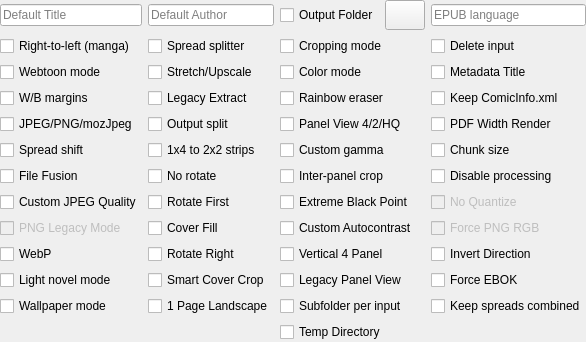
     <widget class="QWidget" name="optionWidget" native="true">
      <layout class="QGridLayout" name="gridLayout_2">
       <property name="leftMargin">
        <number>0</number>
       </property>
       <property name="topMargin">
        <number>0</number>
       </property>
       <property name="rightMargin">
        <number>0</number>
       </property>
       <property name="bottomMargin">
        <number>0</number>
       </property>
       <item row="4" column="2">
        <widget class="QCheckBox" name="qualityBox">
         <property name="toolTip">
          <string>&lt;html&gt;&lt;head/&gt;&lt;body&gt;&lt;p style='white-space:pre'&gt;&lt;span style=&quot; font-weight:600; text-decoration: underline;&quot;&gt;Unchecked - 4 panels&lt;br/&gt;&lt;/span&gt;Zoom each corner separately.&lt;/p&gt;&lt;p style='white-space:pre'&gt;&lt;span style=&quot; font-weight:600; text-decoration: underline;&quot;&gt;Indeterminate - 2 panels&lt;br/&gt;&lt;/span&gt;Zoom only the top and bottom of the page.&lt;/p&gt;&lt;p&gt;&lt;span style=&quot; font-weight:600; text-decoration: underline;&quot;&gt;Checked - 4 high-quality panels&lt;br/&gt;&lt;/span&gt;Zoom each corner separately. Try to increase the quality of magnification. Check wiki for more details.&lt;/p&gt;&lt;/body&gt;&lt;/html&gt;</string>
         </property>
         <property name="text">
          <string>Panel View 4/2/HQ</string>
         </property>
         <property name="tristate">
          <bool>true</bool>
         </property>
        </widget>
       </item>
       <item row="3" column="1">
        <widget class="QCheckBox" name="legacyExtractBox">
         <property name="toolTip">
          <string>Use the PDF/EPUB image extraction method from older KCC versions. 

Use if standard extraction fails for whatever reason.</string>
         </property>
         <property name="text">
          <string>Legacy Extract</string>
         </property>
        </widget>
       </item>
       <item row="4" column="1">
        <widget class="QCheckBox" name="outputSplit">
         <property name="toolTip">
          <string>&lt;html&gt;&lt;head/&gt;&lt;body&gt;&lt;p style='white-space:pre'&gt;&lt;span style=&quot; font-weight:600; text-decoration: underline;&quot;&gt;Unchecked - Automatic mode&lt;br/&gt;&lt;/span&gt;The output will be split automatically.&lt;/p&gt;&lt;p style='white-space:pre'&gt;&lt;span style=&quot; font-weight:600; text-decoration: underline;&quot;&gt;Checked - Volume mode&lt;br/&gt;&lt;/span&gt;Every subdirectory will be considered as a separate volume.&lt;/p&gt;&lt;/body&gt;&lt;/html&gt;</string>
         </property>
         <property name="text">
          <string>Output split</string>
         </property>
        </widget>
       </item>
       <item row="6" column="3">
        <widget class="QCheckBox" name="disableProcessingBox">
         <property name="toolTip">
          <string>&lt;html&gt;&lt;head/&gt;&lt;body&gt;&lt;p style='white-space:pre'&gt;Do not process any image, ignore profile and processing options.&lt;/p&gt;&lt;/body&gt;&lt;/html&gt;</string>
         </property>
         <property name="text">
          <string>Disable processing</string>
         </property>
        </widget>
       </item>
       <item row="2" column="1">
        <widget class="QCheckBox" name="upscaleBox">
         <property name="toolTip">
          <string>&lt;html&gt;&lt;head/&gt;&lt;body&gt;&lt;p&gt;&lt;span style=&quot; font-weight:600; text-decoration: underline;&quot;&gt;Unchecked - Nothing&lt;br/&gt;&lt;/span&gt;Images smaller than device resolution will not be resized.&lt;/p&gt;&lt;p&gt;&lt;span style=&quot; font-weight:600; text-decoration: underline;&quot;&gt;Indeterminate - Stretching&lt;br/&gt;&lt;/span&gt;Images smaller than device resolution will be resized. Aspect ratio will be not preserved.&lt;/p&gt;&lt;p&gt;&lt;span style=&quot; font-weight:600; text-decoration: underline;&quot;&gt;Checked - Upscaling&lt;br/&gt;&lt;/span&gt;Images smaller than device resolution will be resized. Aspect ratio will be preserved.&lt;/p&gt;&lt;/body&gt;&lt;/html&gt;</string>
         </property>
         <property name="text">
          <string>Stretch/Upscale</string>
         </property>
         <property name="tristate">
          <bool>true</bool>
         </property>
        </widget>
       </item>
       <item row="6" column="2">
        <widget class="QCheckBox" name="interPanelCropBox">
         <property name="toolTip">
          <string>&lt;html&gt;&lt;head/&gt;&lt;body&gt;&lt;p&gt;&lt;span style=&quot; font-weight:600; text-decoration: underline;&quot;&gt;Unchecked - Disabled&lt;br/&gt;&lt;/span&gt;Disabled&lt;/p&gt;&lt;p&gt;&lt;span style=&quot; font-weight:600; text-decoration: underline;&quot;&gt;Indeterminate - Horizontal&lt;br/&gt;&lt;/span&gt;Crop empty horizontal lines.&lt;/p&gt;&lt;p&gt;&lt;span style=&quot; font-weight:600; text-decoration: underline;&quot;&gt;Checked - Both&lt;br/&gt;&lt;/span&gt;Crop empty horizontal and vertical lines.&lt;/p&gt;&lt;/body&gt;&lt;/html&gt;</string>
         </property>
         <property name="text">
          <string>Inter-panel crop</string>
         </property>
         <property name="tristate">
          <bool>true</bool>
         </property>
        </widget>
       </item>
       <item row="0" column="3">
        <widget class="QLineEdit" name="languageEdit">
         <property name="sizePolicy">
          <sizepolicy hsizetype="Minimum" vsizetype="Fixed">
           <horstretch>0</horstretch>
           <verstretch>0</verstretch>
          </sizepolicy>
         </property>
         <property name="focusPolicy">
          <enum>Qt::FocusPolicy::ClickFocus</enum>
         </property>
         <property name="toolTip">
          <string>&lt;html&gt;&lt;head/&gt;&lt;body&gt;&lt;p&gt;Default EPUB language is en-US.&lt;/p&gt;&lt;p&gt;Only use if your EPUB reader has problems with English fonts.&lt;/p&gt;&lt;/body&gt;&lt;/html&gt;</string>
         </property>
         <property name="placeholderText">
          <string>EPUB language</string>
         </property>
         <property name="clearButtonEnabled">
          <bool>false</bool>
         </property>
        </widget>
       </item>
       <item row="2" column="0">
        <widget class="QCheckBox" name="webtoonBox">
         <property name="toolTip">
          <string>&lt;html&gt;&lt;head/&gt;&lt;body&gt;&lt;p style='white-space:pre'&gt;Enable special parsing mode for Korean Webtoons.&lt;/p&gt;&lt;/body&gt;&lt;/html&gt;</string>
         </property>
         <property name="text">
          <string>Webtoon mode</string>
         </property>
        </widget>
       </item>
       <item row="6" column="1">
        <widget class="QCheckBox" name="noRotateBox">
         <property name="toolTip">
          <string>Do not rotate double page spreads in spread splitter option.</string>
         </property>
         <property name="text">
          <string>No rotate</string>
         </property>
        </widget>
       </item>
       <item row="1" column="3">
        <widget class="QCheckBox" name="deleteBox">
         <property name="toolTip">
          <string>Delete input file(s) or directory. It's not recoverable!</string>
         </property>
         <property name="text">
          <string>Delete input</string>
         </property>
        </widget>
       </item>
       <item row="9" column="3">
        <widget class="QCheckBox" name="invertDirectionBox">
         <property name="toolTip">
          <string>&lt;html&gt;&lt;head/&gt;&lt;body&gt;&lt;p&gt;Invert the page turn direction.&lt;/p&gt;&lt;p&gt;Usually used with right to left manga but you want to page turn left to right. Spread splitting would still be right to left in this case.&lt;/p&gt;&lt;p&gt;Will break various features like landscape mode order.&lt;/p&gt;&lt;/body&gt;&lt;/html&gt;</string>
         </property>
         <property name="text">
          <string>Invert Direction</string>
         </property>
        </widget>
       </item>
       <item row="7" column="3">
        <widget class="QCheckBox" name="noQuantizeBox">
         <property name="enabled">
          <bool>false</bool>
         </property>
         <property name="toolTip">
          <string>Don't quantize PNG images to 16 colors (4 bit)

This will double file size but preserve all 256 colors (8 bit).

Eink only has 16 shades of gray so you probably don't want this.</string>
         </property>
         <property name="text">
          <string>No Quantize</string>
         </property>
        </widget>
       </item>
       <item row="7" column="1">
        <widget class="QCheckBox" name="rotateFirstBox">
         <property name="toolTip">
          <string>&lt;html&gt;&lt;head/&gt;&lt;body&gt;&lt;p&gt;When the spread splitter option is partially checked,&lt;/p&gt;&lt;p&gt;&lt;span style=&quot; font-weight:600; text-decoration: underline;&quot;&gt;Unchecked - Rotate Last&lt;br/&gt;&lt;/span&gt;Put the rotated 2 page spread after the split spreads.&lt;/p&gt;&lt;p&gt;&lt;span style=&quot; font-weight:600; text-decoration: underline;&quot;&gt;Checked - Rotate First&lt;br/&gt;&lt;/span&gt;Put the rotated 2 page spread before the split spreads.&lt;/p&gt;&lt;/body&gt;&lt;/html&gt;</string>
         </property>
         <property name="text">
          <string>Rotate First</string>
         </property>
        </widget>
       </item>
       <item row="1" column="2">
        <widget class="QCheckBox" name="croppingBox">
         <property name="toolTip">
          <string>&lt;html&gt;&lt;head/&gt;&lt;body&gt;&lt;p&gt;&lt;span style=&quot; font-weight:600; text-decoration: underline;&quot;&gt;Unchecked - Disabled&lt;/span&gt;&lt;/p&gt;&lt;p&gt;Disabled&lt;/p&gt;&lt;p&gt;&lt;span style=&quot; font-weight:600; text-decoration: underline;&quot;&gt;Indeterminate - Margins&lt;br/&gt;&lt;/span&gt;Margins&lt;/p&gt;&lt;p&gt;&lt;span style=&quot; font-weight:600; text-decoration: underline;&quot;&gt;Checked - Margins + page numbers&lt;br/&gt;&lt;/span&gt;Margins +page numbers&lt;/p&gt;&lt;/body&gt;&lt;/html&gt;</string>
         </property>
         <property name="text">
          <string>Cropping mode</string>
         </property>
         <property name="tristate">
          <bool>true</bool>
         </property>
        </widget>
       </item>
       <item row="0" column="1">
        <widget class="QLineEdit" name="authorEdit">
         <property name="sizePolicy">
          <sizepolicy hsizetype="Minimum" vsizetype="Fixed">
           <horstretch>0</horstretch>
           <verstretch>0</verstretch>
          </sizepolicy>
         </property>
         <property name="focusPolicy">
          <enum>Qt::FocusPolicy::ClickFocus</enum>
         </property>
         <property name="toolTip">
          <string>Default Author is KCC</string>
         </property>
         <property name="placeholderText">
          <string>Default Author</string>
         </property>
         <property name="clearButtonEnabled">
          <bool>false</bool>
         </property>
        </widget>
       </item>
       <item row="4" column="0">
        <widget class="QCheckBox" name="mozJpegBox">
         <property name="toolTip">
          <string>&lt;html&gt;&lt;head/&gt;&lt;body&gt;&lt;p&gt;&lt;span style=&quot; font-weight:600; text-decoration: underline;&quot;&gt;Unchecked - JPEG&lt;br/&gt;&lt;/span&gt;Use JPEG files&lt;/p&gt;&lt;p&gt;&lt;span style=&quot; font-weight:600; text-decoration: underline;&quot;&gt;Indeterminate - force PNG&lt;br/&gt;&lt;/span&gt;Create PNG files instead JPEG for black and white images&lt;/p&gt;&lt;p&gt;&lt;span style=&quot; font-weight:600; text-decoration: underline;&quot;&gt;Checked - mozJpeg&lt;br/&gt;&lt;/span&gt;10-20% smaller JPEG file, with the same image quality, but processing time multiplied by 2&lt;/p&gt;&lt;/body&gt;&lt;/html&gt;</string>
         </property>
         <property name="text">
          <string>JPEG/PNG/mozJpeg</string>
         </property>
         <property name="tristate">
          <bool>true</bool>
         </property>
        </widget>
       </item>
       <item row="10" column="0">
        <widget class="QCheckBox" name="lightnovelBox">
         <property name="toolTip">
          <string>Only resize images and preserve original file structure.

Ignores most options besides JPEG quality, color mode, output folder.</string>
         </property>
         <property name="text">
          <string>Light novel mode</string>
         </property>
        </widget>
       </item>
       <item row="2" column="3">
        <widget class="QCheckBox" name="metadataTitleBox">
         <property name="toolTip">
          <string>&lt;html&gt;&lt;head/&gt;&lt;body&gt;&lt;p&gt;&lt;span style=&quot; font-weight:600; text-decoration: underline;&quot;&gt;Unchecked - Don't use metadata Title&lt;br/&gt;&lt;/span&gt;Write default title.&lt;/p&gt;&lt;p&gt;&lt;span style=&quot; font-weight:600; text-decoration: underline;&quot;&gt;Indeterminate - Add metadata Title to the default schema&lt;br/&gt;&lt;/span&gt;Write default title with Title from ComicInfo.xml or other embedded metadata.&lt;/p&gt;&lt;p&gt;&lt;span style=&quot; font-weight:600; text-decoration: underline;&quot;&gt;Checked - Use metadata Title only&lt;br/&gt;&lt;/span&gt;Write Title from ComicInfo.xml or other embedded metadata.&lt;/p&gt;&lt;/body&gt;&lt;/html&gt;</string>
         </property>
         <property name="text">
          <string>Metadata Title</string>
         </property>
         <property name="tristate">
          <bool>true</bool>
         </property>
        </widget>
       </item>
       <item row="6" column="0">
        <widget class="QCheckBox" name="fileFusionBox">
         <property name="toolTip">
          <string>&lt;html&gt;&lt;head/&gt;&lt;body&gt;&lt;p&gt;Combines all selected files into a single file. (Helpful for combining chapters into volumes.)&lt;/p&gt;&lt;/body&gt;&lt;/html&gt;</string>
         </property>
         <property name="text">
          <string>File Fusion</string>
         </property>
        </widget>
       </item>
       <item row="8" column="3">
        <widget class="QCheckBox" name="forcePngRgbBox">
         <property name="enabled">
          <bool>false</bool>
         </property>
         <property name="toolTip">
          <string>Force full color images to be saved in lossless PNG format, dramatically increases the filesize.</string>
         </property>
         <property name="text">
          <string>Force PNG RGB</string>
         </property>
        </widget>
       </item>
       <item row="11" column="0">
        <widget class="QCheckBox" name="wallpaperBox">
         <property name="toolTip">
          <string>Auto check various options intended for KOreader wallpapers.

Will also crop images to fill the screen centered.</string>
         </property>
         <property name="text">
          <string>Wallpaper mode</string>
         </property>
        </widget>
       </item>
       <item row="5" column="1">
        <widget class="QCheckBox" name="maximizeStrips">
         <property name="toolTip">
          <string>&lt;html&gt;&lt;head/&gt;&lt;body&gt;&lt;p&gt;&lt;span style=&quot; font-weight:600; text-decoration: underline;&quot;&gt;Unchecked - 1x4&lt;br/&gt;&lt;/span&gt;Keep format 1x4 panels strips.&lt;/p&gt;&lt;p&gt;&lt;span style=&quot; font-weight:600; text-decoration: underline;&quot;&gt;Checked - 2x2&lt;br/&gt;&lt;/span&gt;Turn 1x4 strips to 2x2 to maximize screen usage.&lt;/p&gt;&lt;/body&gt;&lt;/html&gt;</string>
         </property>
         <property name="text">
          <string>1x4 to 2x2 strips</string>
         </property>
        </widget>
       </item>
       <item row="7" column="2">
        <widget class="QCheckBox" name="autoLevelBox">
         <property name="toolTip">
          <string>&lt;html&gt;&lt;head/&gt;&lt;body&gt;&lt;p&gt;By default, KCC maps the darkest pixel value to pure black (the black point.)&lt;/p&gt;&lt;p&gt;Extreme black point sets the black point to be the most common dark pixel value.&lt;/p&gt;&lt;p&gt;Useful when text is black but artwork is gray.&lt;/p&gt;&lt;/body&gt;&lt;/html&gt;</string>
         </property>
         <property name="text">
          <string>Extreme Black Point</string>
         </property>
        </widget>
       </item>
       <item row="10" column="3">
        <widget class="QCheckBox" name="ebokBox">
         <property name="toolTip">
          <string>&lt;html&gt;&lt;head/&gt;&lt;body&gt;&lt;p&gt;Force Kindle MOBI to be be tagged as EBOK instead of PDOC.&lt;/p&gt;&lt;p&gt;This may cause USB loaded books to be deleted if you go online after a month offline.&lt;/p&gt;&lt;/body&gt;&lt;/html&gt;</string>
         </property>
         <property name="text">
          <string>Force EBOK</string>
         </property>
        </widget>
       </item>
       <item row="4" column="3">
        <widget class="QCheckBox" name="pdfWidthBox">
         <property name="toolTip">
          <string>Render vector PDFs to device width instead of height.

Useful if you plan to crop a little off the top and bottom to fill screen.</string>
         </property>
         <property name="text">
          <string>PDF Width Render</string>
         </property>
        </widget>
       </item>
       <item row="8" column="2">
        <widget class="QCheckBox" name="autocontrastBox">
         <property name="toolTip">
          <string>&lt;html&gt;&lt;head/&gt;&lt;body&gt;&lt;p&gt;&lt;span style=&quot; font-weight:600; text-decoration: underline;&quot;&gt;Unchecked - BW only&lt;br/&gt;&lt;/span&gt;Only autocontrast bw pages. Ignored for pages where near blacks or whites don't exist.&lt;/p&gt;&lt;p&gt;&lt;span style=&quot; font-weight:600; text-decoration: underline;&quot;&gt;Indeterminate - Disabled&lt;br/&gt;&lt;/span&gt;Disable autocontrast&lt;/p&gt;&lt;p&gt;&lt;span style=&quot; font-weight:600; text-decoration: underline;&quot;&gt;Checked - BW and Color&lt;br/&gt;&lt;/span&gt;BW and color images will be autocontrasted. Ignored for pages where near blacks or whites don't exist.&lt;/p&gt;&lt;/body&gt;&lt;/html&gt;</string>
         </property>
         <property name="text">
          <string>Custom Autocontrast</string>
         </property>
         <property name="tristate">
          <bool>true</bool>
         </property>
        </widget>
       </item>
       <item row="0" column="2">
        <widget class="QWidget" name="outputFolderWidget" native="true">
         <layout class="QHBoxLayout" name="horizontalLayout_3">
          <property name="leftMargin">
           <number>0</number>
          </property>
          <property name="topMargin">
           <number>0</number>
          </property>
          <property name="rightMargin">
           <number>0</number>
          </property>
          <property name="bottomMargin">
           <number>0</number>
          </property>
          <item>
           <widget class="QCheckBox" name="defaultOutputFolderBox">
            <property name="sizePolicy">
             <sizepolicy hsizetype="Fixed" vsizetype="Fixed">
              <horstretch>0</horstretch>
              <verstretch>0</verstretch>
             </sizepolicy>
            </property>
            <property name="toolTip">
             <string>&lt;html&gt;&lt;head/&gt;&lt;body&gt;&lt;p&gt;&lt;span style=&quot; font-weight:600; text-decoration: underline;&quot;&gt;Unchecked - next to source&lt;br/&gt;&lt;/span&gt;Place output files next to source files&lt;/p&gt;&lt;p&gt;&lt;span style=&quot; font-weight:600; text-decoration: underline;&quot;&gt;Indeterminate - folder next to source&lt;br/&gt;&lt;/span&gt;Place output files in a folder next to source files&lt;/p&gt;&lt;p&gt;&lt;span style=&quot; font-weight:600; text-decoration: underline;&quot;&gt;Checked - Custom&lt;br/&gt;&lt;/span&gt;Place output files in custom directory specified by right button&lt;/p&gt;&lt;/body&gt;&lt;/html&gt;</string>
            </property>
            <property name="text">
             <string>Output Folder</string>
            </property>
            <property name="tristate">
             <bool>true</bool>
            </property>
           </widget>
          </item>
          <item>
           <widget class="QPushButton" name="defaultOutputFolderButton">
            <property name="minimumSize">
             <size>
              <width>0</width>
              <height>30</height>
             </size>
            </property>
            <property name="toolTip">
             <string>&lt;html&gt;&lt;head/&gt;&lt;body&gt;&lt;p&gt;Use this to select the default output directory.&lt;/p&gt;&lt;/body&gt;&lt;/html&gt;</string>
            </property>
            <property name="text">
             <string/>
            </property>
            <property name="icon">
             <iconset resource="KCC.qrc">
              <normaloff>:/Other/icons/folder_new.png</normaloff>:/Other/icons/folder_new.png</iconset>
            </property>
           </widget>
          </item>
         </layout>
        </widget>
       </item>
       <item row="8" column="0">
        <widget class="QCheckBox" name="pngLegacyBox">
         <property name="enabled">
          <bool>false</bool>
         </property>
         <property name="toolTip">
          <string>Use a more compatible 8 bit PNG instead of 4 bit.</string>
         </property>
         <property name="text">
          <string>PNG Legacy Mode</string>
         </property>
        </widget>
       </item>
       <item row="9" column="1">
        <widget class="QCheckBox" name="rotateRightBox">
         <property name="toolTip">
          <string>Rotate 2 page spreads in opposite direction than normal.</string>
         </property>
         <property name="text">
          <string>Rotate Right</string>
         </property>
        </widget>
       </item>
       <item row="9" column="2">
        <widget class="QCheckBox" name="vertical4PanelBox">
         <property name="toolTip">
          <string>&lt;html&gt;&lt;head/&gt;&lt;body&gt;&lt;p&gt;In virtual panel mode:&lt;/p&gt;&lt;p&gt;&lt;span style=&quot; font-weight:600; text-decoration: underline;&quot;&gt;Unchecked - Horizontal&lt;br/&gt;&lt;/span&gt;First two panels are the top panels.&lt;/p&gt;&lt;p&gt;&lt;span style=&quot; font-weight:600; text-decoration: underline;&quot;&gt;Checked - Vertical&lt;br/&gt;&lt;/span&gt;First two panels are the side panels.&lt;/p&gt;&lt;/body&gt;&lt;/html&gt;</string>
         </property>
         <property name="text">
          <string>Vertical 4 Panel</string>
         </property>
        </widget>
       </item>
       <item row="3" column="0">
        <widget class="QCheckBox" name="borderBox">
         <property name="toolTip">
          <string>&lt;html&gt;&lt;head/&gt;&lt;body&gt;&lt;p&gt;&lt;span style=&quot; font-weight:600; text-decoration: underline;&quot;&gt;Unchecked - Autodetection&lt;br/&gt;&lt;/span&gt;The color of margins fill will be detected automatically.&lt;/p&gt;&lt;p&gt;&lt;span style=&quot; font-weight:600; text-decoration: underline;&quot;&gt;Indeterminate - White&lt;br/&gt;&lt;/span&gt;Margins will be untouched.&lt;/p&gt;&lt;p&gt;&lt;span style=&quot; font-weight:600; text-decoration: underline;&quot;&gt;Checked - Black&lt;br/&gt;&lt;/span&gt;Margins will be filled with black color.&lt;/p&gt;&lt;/body&gt;&lt;/html&gt;</string>
         </property>
         <property name="text">
          <string>W/B margins</string>
         </property>
         <property name="tristate">
          <bool>true</bool>
         </property>
        </widget>
       </item>
       <item row="3" column="2">
        <widget class="QCheckBox" name="eraseRainbowBox">
         <property name="toolTip">
          <string>Erase rainbow effect on color eink screen by attenuating interfering frequencies</string>
         </property>
         <property name="text">
          <string>Rainbow eraser</string>
         </property>
        </widget>
       </item>
       <item row="9" column="0">
        <widget class="QCheckBox" name="webpBox">
         <property name="toolTip">
          <string>Replace JPG with lossy WebP and PNG with lossless WebP. This includes the JPG Quality.

Ignored for Kindle EPUB/MOBI and all PDF.

Makes a large difference in filesize for color content.

Not very useful for BW content due to minimal filesize improvement compared to PNG and greater resource usage. </string>
         </property>
         <property name="text">
          <string>WebP</string>
         </property>
        </widget>
       </item>
       <item row="1" column="1">
        <widget class="QCheckBox" name="rotateBox">
         <property name="toolTip">
          <string>&lt;html&gt;&lt;head/&gt;&lt;body&gt;&lt;p&gt;&lt;span style=&quot; font-weight:600; text-decoration: underline;&quot;&gt;Unchecked - Split&lt;br/&gt;&lt;/span&gt;Double page spreads will be cut into two separate pages.&lt;/p&gt;&lt;p&gt;&lt;span style=&quot; font-weight:600; text-decoration: underline;&quot;&gt;Indeterminate - Split and rotate&lt;br/&gt;&lt;/span&gt;Double page spreads will be displayed twice. First split and then rotated. &lt;/p&gt;&lt;p&gt;&lt;span style=&quot; font-weight:600; text-decoration: underline;&quot;&gt;Checked - Rotate&lt;br/&gt;&lt;/span&gt;Double page spreads will be rotated.&lt;/p&gt;&lt;/body&gt;&lt;/html&gt;</string>
         </property>
         <property name="text">
          <string>Spread splitter</string>
         </property>
         <property name="tristate">
          <bool>true</bool>
         </property>
        </widget>
       </item>
       <item row="5" column="3">
        <widget class="QCheckBox" name="chunkSizeCheckBox">
         <property name="toolTip">
          <string>&lt;html&gt;&lt;head/&gt;&lt;body&gt;&lt;p&gt;&lt;span style=&quot; font-weight:700; text-decoration: underline;&quot;&gt;Unchecked&lt;br/&gt;&lt;/span&gt;Maximal output file size is 100 MB for Webtoon, 400 MB for others before split occurs.&lt;/p&gt;&lt;p&gt;&lt;span style=&quot; font-weight:700; text-decoration: underline;&quot;&gt;Checked&lt;/span&gt;&lt;br/&gt;Output file size specified in &amp;quot;Chunk size MB&amp;quot; before split occurs.&lt;/p&gt;&lt;/body&gt;&lt;/html&gt;</string>
         </property>
         <property name="text">
          <string>Chunk size</string>
         </property>
        </widget>
       </item>
       <item row="7" column="0">
        <widget class="QCheckBox" name="jpegQualityBox">
         <property name="toolTip">
          <string>The JPEG quality, on a scale from 0 (worst) to 95 (best). 

Default is 85 for most devices besides Kindle Scribe and Colorsoft, which are 90.

Higher values are larger and higher quality, and may resolve blank page issues.</string>
         </property>
         <property name="text">
          <string>Custom JPEG Quality</string>
         </property>
        </widget>
       </item>
       <item row="5" column="2">
        <widget class="QCheckBox" name="gammaBox">
         <property name="toolTip">
          <string>&lt;html&gt;&lt;head/&gt;&lt;body&gt;&lt;p&gt;Set a custom gamma correction.&lt;/p&gt;&lt;p&gt;1.0 is default (disabled).&lt;br/&gt;&amp;lt; 1.0 makes the image brighter.&lt;br/&gt;&amp;gt; 1.0 makes the image darker. &lt;/p&gt;&lt;p&gt;1.8 was the default in KCC 9.1.0 and earlier.&lt;/p&gt;&lt;p&gt;Use if you want to make midtones darker.&lt;/p&gt;&lt;/body&gt;&lt;/html&gt;</string>
         </property>
         <property name="text">
          <string>Custom gamma</string>
         </property>
        </widget>
       </item>
       <item row="1" column="0">
        <widget class="QCheckBox" name="mangaBox">
         <property name="toolTip">
          <string>&lt;html&gt;&lt;head/&gt;&lt;body&gt;&lt;p style='white-space:pre'&gt;Enable right-to-left reading.&lt;/p&gt;&lt;/body&gt;&lt;/html&gt;</string>
         </property>
         <property name="text">
          <string>Right-to-left (manga)</string>
         </property>
        </widget>
       </item>
       <item row="2" column="2">
        <widget class="QCheckBox" name="colorBox">
         <property name="toolTip">
          <string>&lt;html&gt;&lt;head/&gt;&lt;body&gt;&lt;p style='white-space:pre'&gt;Disable conversion to grayscale.&lt;/p&gt;&lt;/body&gt;&lt;/html&gt;</string>
         </property>
         <property name="text">
          <string>Color mode</string>
         </property>
        </widget>
       </item>
       <item row="0" column="0">
        <widget class="QLineEdit" name="titleEdit">
         <property name="sizePolicy">
          <sizepolicy hsizetype="Minimum" vsizetype="Fixed">
           <horstretch>0</horstretch>
           <verstretch>0</verstretch>
          </sizepolicy>
         </property>
         <property name="focusPolicy">
          <enum>Qt::FocusPolicy::ClickFocus</enum>
         </property>
         <property name="toolTip">
          <string>&lt;html&gt;&lt;head/&gt;&lt;body&gt;&lt;p&gt;Default Title&lt;/p&gt;&lt;/body&gt;&lt;/html&gt;</string>
         </property>
         <property name="placeholderText">
          <string>Default Title</string>
         </property>
         <property name="clearButtonEnabled">
          <bool>false</bool>
         </property>
        </widget>
       </item>
       <item row="8" column="1">
        <widget class="QCheckBox" name="coverFillBox">
         <property name="toolTip">
          <string>Resize cover to exact device resolution by center-cropping to aspect ratio first.
May crop top/bottom or left/right depending on source aspect ratio. Not implemented for Kindle Scribe.</string>
         </property>
         <property name="text">
          <string>Cover Fill</string>
         </property>
        </widget>
       </item>
       <item row="10" column="1">
        <widget class="QCheckBox" name="smartCoverCropBox">
         <property name="toolTip">
          <string>&lt;html&gt;&lt;head/&gt;&lt;body&gt;&lt;p&gt;Attempt to crop main cover from wide image.&lt;/p&gt;&lt;/body&gt;&lt;/html&gt;</string>
         </property>
         <property name="text">
          <string>Smart Cover Crop</string>
         </property>
        </widget>
       </item>
       <item row="5" column="0">
        <widget class="QCheckBox" name="spreadShiftBox">
         <property name="toolTip">
          <string>Shift first page to opposite side in landscape for two page spread alignment</string>
         </property>
         <property name="text">
          <string>Spread shift</string>
         </property>
        </widget>
       </item>
       <item row="11" column="1">
        <widget class="QCheckBox" name="onePageLandscapeBox">
         <property name="toolTip">
          <string>&lt;html&gt;&lt;head/&gt;&lt;body&gt;&lt;p&gt;&lt;span style=&quot; font-weight:600; text-decoration: underline;&quot;&gt;Unchecked - 2 page landscape&lt;br/&gt;&lt;/span&gt;2 viewports for left and right pages&lt;/p&gt;&lt;p&gt;&lt;span style=&quot; font-weight:600; text-decoration: underline;&quot;&gt;Checked - 1 page landscape&lt;br/&gt;&lt;/span&gt;A single centered viewport for 1 page&lt;/p&gt;&lt;/body&gt;&lt;/html&gt;</string>
         </property>
         <property name="text">
          <string>1 Page Landscape</string>
         </property>
        </widget>
       </item>
       <item row="11" column="2">
        <widget class="QCheckBox" name="outputSubfolderBox">
         <property name="toolTip">
          <string>Create one subfolder per input book inside the output directory. Batch conversions use a separate folder for each source.</string>
         </property>
         <property name="text">
          <string>Subfolder per input</string>
         </property>
        </widget>
       </item>
       <item row="11" column="3">
        <widget class="QCheckBox" name="keepSpreadsCombinedBox">
         <property name="toolTip">
          <string>Keep detected and labeled spreads as one landscape image without splitting or rotating them. Overrides Spread splitter and No rotate.</string>
         </property>
         <property name="text">
          <string>Keep spreads combined</string>
         </property>
        </widget>
       </item>
       <item row="3" column="3">
        <widget class="QCheckBox" name="keepComicInfoBox">
         <property name="toolTip">
          <string>Keep any original ComicInfo.xml files.

Keeping this file may crash some readers like the Kobo native CBZ reader.</string>
         </property>
         <property name="text">
          <string>Keep ComicInfo.xml</string>
         </property>
        </widget>
       </item>
        <item row="12" column="2">
        <widget class="QCheckBox" name="tempDirBox">
         <property name="toolTip">
          <string>&lt;html&gt;&lt;head/&gt;&lt;body&gt;&lt;p&gt;&lt;span style=&quot; font-weight:600; text-decoration: underline;&quot;&gt;Unchecked - Main Drive&lt;br/&gt;&lt;/span&gt;Use dedicated temporary directory on main OS drive.&lt;/p&gt;&lt;p&gt;&lt;span style=&quot; font-weight:600; text-decoration: underline;&quot;&gt;Checked - Source File Drive&lt;br/&gt;&lt;/span&gt;Create temporary file directory on source file drive.&lt;/p&gt;&lt;/body&gt;&lt;/html&gt;</string>
         </property>
         <property name="text">
          <string>Temp Directory</string>
         </property>
        </widget>
       </item>
       <item row="10" column="2">
        <widget class="QCheckBox" name="legacyPanelViewBox">
         <property name="toolTip">
          <string>Use legacy panel view method from KCC 6.

Kind of works on firmwares 5.19.2 (before revert) and 5.19.3+</string>
         </property>
         <property name="text">
          <string>Legacy Panel View</string>
         </property>
        </widget>
       </item>
      </layout>
     </widget>
